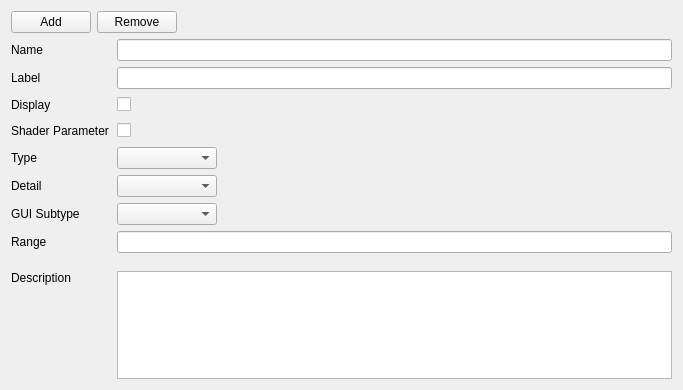
<?xml version="1.0" encoding="UTF-8"?>
<ui version="4.0">
 <class>NodeParamEditor</class>
 <widget class="QWidget" name="NodeParamEditor">
  <property name="geometry">
   <rect>
    <x>0</x>
    <y>0</y>
    <width>683</width>
    <height>390</height>
   </rect>
  </property>
  <property name="windowTitle">
   <string>Form</string>
  </property>
  <layout class="QVBoxLayout" name="verticalLayout">
   <item>
    <layout class="QHBoxLayout" name="horizontalLayout">
     <item>
      <widget class="QPushButton" name="addButton">
       <property name="text">
        <string>Add</string>
       </property>
      </widget>
     </item>
     <item>
      <widget class="QPushButton" name="removeButton">
       <property name="text">
        <string>Remove</string>
       </property>
      </widget>
     </item>
     <item>
      <spacer name="horizontalSpacer">
       <property name="orientation">
        <enum>Qt::Horizontal</enum>
       </property>
       <property name="sizeHint" stdset="0">
        <size>
         <width>40</width>
         <height>20</height>
        </size>
       </property>
      </spacer>
     </item>
    </layout>
   </item>
   <item>
    <layout class="QHBoxLayout" name="horizontalLayout_2" stretch="0,1">
     <item>
      <widget class="QLabel" name="name_label">
       <property name="minimumSize">
        <size>
         <width>100</width>
         <height>0</height>
        </size>
       </property>
       <property name="text">
        <string>Name</string>
       </property>
      </widget>
     </item>
     <item>
      <widget class="QLineEdit" name="name_lineEdit"/>
     </item>
    </layout>
   </item>
   <item>
    <layout class="QHBoxLayout" name="horizontalLayout_3" stretch="0,1">
     <item>
      <widget class="QLabel" name="name_label_2">
       <property name="minimumSize">
        <size>
         <width>100</width>
         <height>0</height>
        </size>
       </property>
       <property name="text">
        <string>Label</string>
       </property>
      </widget>
     </item>
     <item>
      <widget class="QLineEdit" name="name_lineEdit_2"/>
     </item>
    </layout>
   </item>
   <item>
    <layout class="QHBoxLayout" name="horizontalLayout_5">
     <item>
      <widget class="QLabel" name="label_2">
       <property name="minimumSize">
        <size>
         <width>100</width>
         <height>0</height>
        </size>
       </property>
       <property name="text">
        <string>Display</string>
       </property>
      </widget>
     </item>
     <item>
      <widget class="QCheckBox" name="check_display">
       <property name="text">
        <string/>
       </property>
      </widget>
     </item>
     <item>
      <spacer name="horizontalSpacer_2">
       <property name="orientation">
        <enum>Qt::Horizontal</enum>
       </property>
       <property name="sizeHint" stdset="0">
        <size>
         <width>40</width>
         <height>20</height>
        </size>
       </property>
      </spacer>
     </item>
    </layout>
   </item>
   <item>
    <layout class="QHBoxLayout" name="horizontalLayout_6">
     <item>
      <widget class="QLabel" name="label_3">
       <property name="minimumSize">
        <size>
         <width>100</width>
         <height>0</height>
        </size>
       </property>
       <property name="text">
        <string>Shader Parameter</string>
       </property>
      </widget>
     </item>
     <item>
      <widget class="QCheckBox" name="check_shader">
       <property name="text">
        <string/>
       </property>
      </widget>
     </item>
     <item>
      <spacer name="horizontalSpacer_3">
       <property name="orientation">
        <enum>Qt::Horizontal</enum>
       </property>
       <property name="sizeHint" stdset="0">
        <size>
         <width>40</width>
         <height>20</height>
        </size>
       </property>
      </spacer>
     </item>
    </layout>
   </item>
   <item>
    <layout class="QHBoxLayout" name="horizontalLayout_7">
     <item>
      <widget class="QLabel" name="label_4">
       <property name="minimumSize">
        <size>
         <width>100</width>
         <height>0</height>
        </size>
       </property>
       <property name="text">
        <string>Type</string>
       </property>
      </widget>
     </item>
     <item>
      <widget class="QComboBox" name="comboBox">
       <property name="minimumSize">
        <size>
         <width>100</width>
         <height>0</height>
        </size>
       </property>
      </widget>
     </item>
     <item>
      <spacer name="horizontalSpacer_4">
       <property name="orientation">
        <enum>Qt::Horizontal</enum>
       </property>
       <property name="sizeHint" stdset="0">
        <size>
         <width>40</width>
         <height>20</height>
        </size>
       </property>
      </spacer>
     </item>
    </layout>
   </item>
   <item>
    <layout class="QHBoxLayout" name="horizontalLayout_8">
     <item>
      <widget class="QLabel" name="label_5">
       <property name="minimumSize">
        <size>
         <width>100</width>
         <height>0</height>
        </size>
       </property>
       <property name="text">
        <string>Detail</string>
       </property>
      </widget>
     </item>
     <item>
      <widget class="QComboBox" name="comboBox_2">
       <property name="minimumSize">
        <size>
         <width>100</width>
         <height>0</height>
        </size>
       </property>
      </widget>
     </item>
     <item>
      <spacer name="horizontalSpacer_5">
       <property name="orientation">
        <enum>Qt::Horizontal</enum>
       </property>
       <property name="sizeHint" stdset="0">
        <size>
         <width>40</width>
         <height>20</height>
        </size>
       </property>
      </spacer>
     </item>
    </layout>
   </item>
   <item>
    <layout class="QHBoxLayout" name="horizontalLayout_9">
     <item>
      <widget class="QLabel" name="label_6">
       <property name="minimumSize">
        <size>
         <width>100</width>
         <height>0</height>
        </size>
       </property>
       <property name="text">
        <string>GUI Subtype</string>
       </property>
      </widget>
     </item>
     <item>
      <widget class="QComboBox" name="comboBox_3">
       <property name="minimumSize">
        <size>
         <width>100</width>
         <height>0</height>
        </size>
       </property>
      </widget>
     </item>
     <item>
      <spacer name="horizontalSpacer_6">
       <property name="orientation">
        <enum>Qt::Horizontal</enum>
       </property>
       <property name="sizeHint" stdset="0">
        <size>
         <width>40</width>
         <height>20</height>
        </size>
       </property>
      </spacer>
     </item>
    </layout>
   </item>
   <item>
    <layout class="QHBoxLayout" name="horizontalLayout_10" stretch="0,1">
     <item>
      <widget class="QLabel" name="name_label_3">
       <property name="minimumSize">
        <size>
         <width>100</width>
         <height>0</height>
        </size>
       </property>
       <property name="text">
        <string>Range</string>
       </property>
      </widget>
     </item>
     <item>
      <widget class="QLineEdit" name="name_lineEdit_3"/>
     </item>
    </layout>
   </item>
   <item>
    <widget class="QWidget" name="value_widget" native="true"/>
   </item>
   <item>
    <widget class="QWidget" name="def_value_widget_2" native="true"/>
   </item>
   <item>
    <spacer name="verticalSpacer">
     <property name="orientation">
      <enum>Qt::Vertical</enum>
     </property>
     <property name="sizeHint" stdset="0">
      <size>
       <width>20</width>
       <height>0</height>
      </size>
     </property>
    </spacer>
   </item>
   <item>
    <layout class="QHBoxLayout" name="horizontalLayout_4" stretch="0,0">
     <item>
      <widget class="QLabel" name="label">
       <property name="minimumSize">
        <size>
         <width>100</width>
         <height>0</height>
        </size>
       </property>
       <property name="text">
        <string>Description</string>
       </property>
       <property name="alignment">
        <set>Qt::AlignLeading|Qt::AlignLeft|Qt::AlignTop</set>
       </property>
      </widget>
     </item>
     <item>
      <widget class="QPlainTextEdit" name="plainTextEdit">
       <property name="minimumSize">
        <size>
         <width>0</width>
         <height>60</height>
        </size>
       </property>
      </widget>
     </item>
    </layout>
   </item>
  </layout>
 </widget>
 <resources/>
 <connections>
  <connection>
   <sender>addButton</sender>
   <signal>clicked()</signal>
   <receiver>NodeParamEditor</receiver>
   <slot>onAddItem()</slot>
   <hints>
    <hint type="sourcelabel">
     <x>47</x>
     <y>21</y>
    </hint>
    <hint type="destinationlabel">
     <x>341</x>
     <y>194</y>
    </hint>
   </hints>
  </connection>
  <connection>
   <sender>removeButton</sender>
   <signal>clicked()</signal>
   <receiver>NodeParamEditor</receiver>
   <slot>onRemoveItem()</slot>
   <hints>
    <hint type="sourcelabel">
     <x>128</x>
     <y>21</y>
    </hint>
    <hint type="destinationlabel">
     <x>341</x>
     <y>194</y>
    </hint>
   </hints>
  </connection>
 </connections>
 <slots>
  <signal>addItem()</signal>
  <signal>removeItem()</signal>
  <slot>onAddItem()</slot>
  <slot>onRemoveItem()</slot>
 </slots>
</ui>
